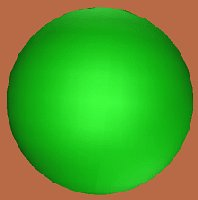
%> input picture sphere5.jpg, 198 x 200 px
$ octave lab3BW.m   (GNU Octave 9; MATLAB toolbox functions it lacks are replaced by stand-ins)
%> lines starting %> are read from the running program, lines starting %| are printed output that depends on the picture; in (x1, y1, x2, y2) boxes, pixels count from 0 and x2, y2 are one past the last pixel; in counts of white or black regions, pixels touching at a corner belong together; the program's own positions count from 1
Im = imread('sphere5.jpg');
%> Im is the input picture: size 200x198x3 uint8; mean R, G, B 75.6, 160.5, 40.7
for i = 1:size(Im , 1)
    for j = 1:size(Im , 2)
        Im_gray(i,j) = 0.3 * Im (i , j , 1) + 0.3 * Im (i , j , 2) + 0.3 * Im (i , j , 3);
    end
end
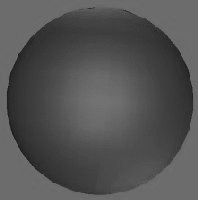
%> Im_gray: size 200x198 uint8; min 25, max 127, mean 83.2

for i = 1:size(Im_gray,1)
    for j = 1:size(Im_gray,2)
        if Im_gray(i,j) > 100
            Im_bw(i,j) = 1;
        else
            Im_bw(i,j) = 0;
        end
    end
end
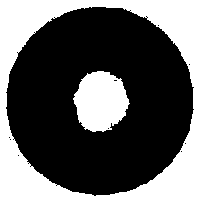
%> Im_bw: size 200x198 double; values 0 (black) and 1 (white), 36.3% white; 2 white regions, box (x1, y1, x2, y2) and area: (0, 0, 198, 200) 11855, (73, 71, 130, 132) 2533

subplot(1,3,1),imshow(Im)
subplot(1,3,2),imshow(Im_gray)
subplot(1,3,3),imshow(Im_bw)
